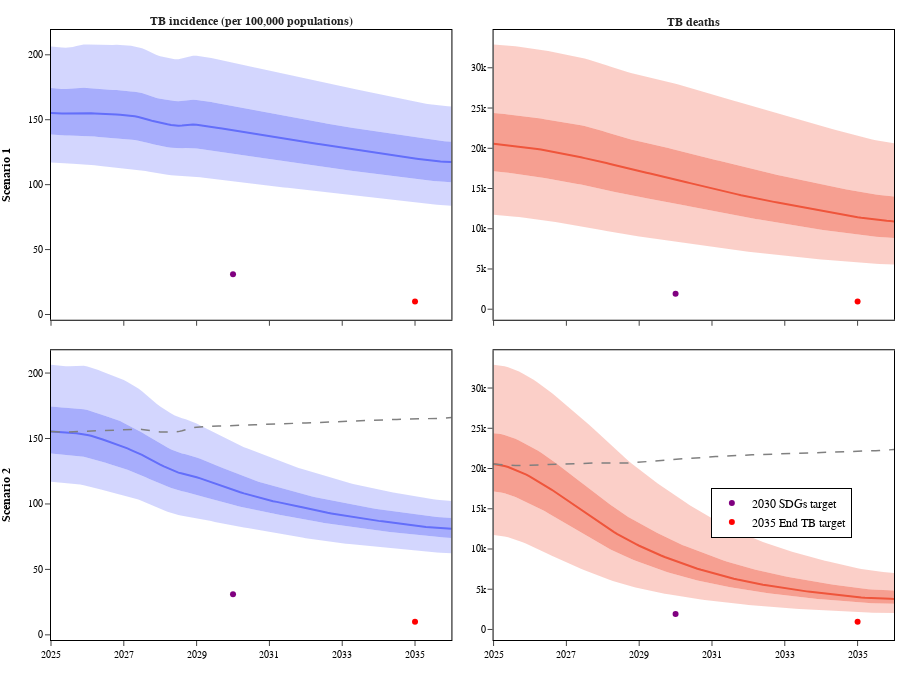

Notebook code for this chart:
### Code cell
plot_scenario_output_ranges_by_col(outputs, plot_extreme=False,plot_scenario_mode=3,y=0.25, x=0.95)
